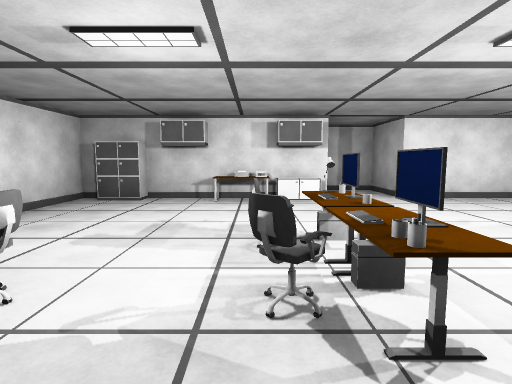
View 1 (above)

16 first-person views from a walk through a 3-D level made in the Unity game engine. The camera is 1.4 m above the floor, tilts 6° down and sees 80° across. The floor is counted in squares, 2 m on a side. Each view is taken from the middle of a square. On the plan, view 1 faces up. The plan holds only what a view shows up to about 10 squares ahead; the rest is blank. The place goes on beyond the plan.

View 2
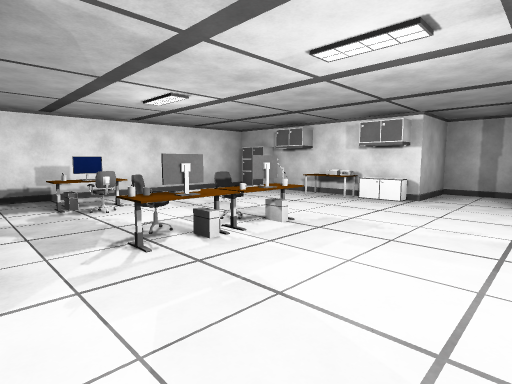

View 3
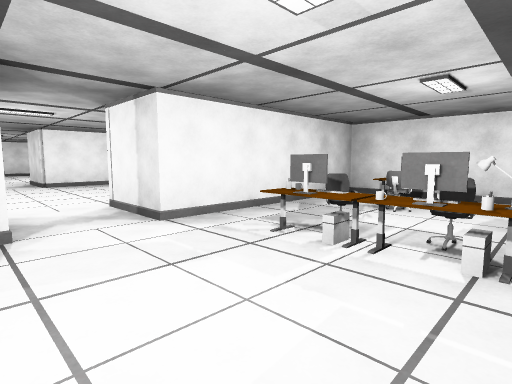

View 4
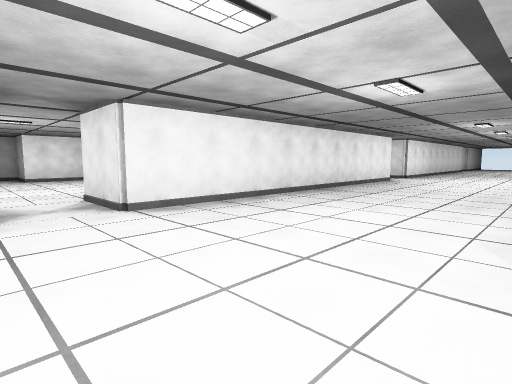

View 5
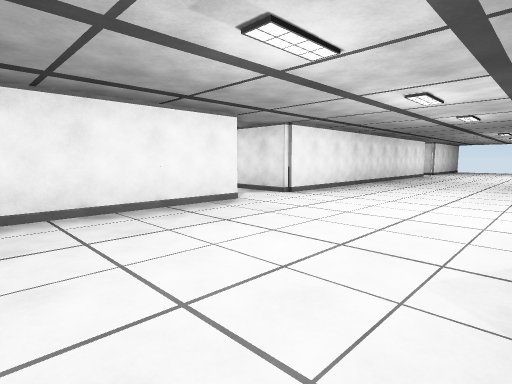

View 6
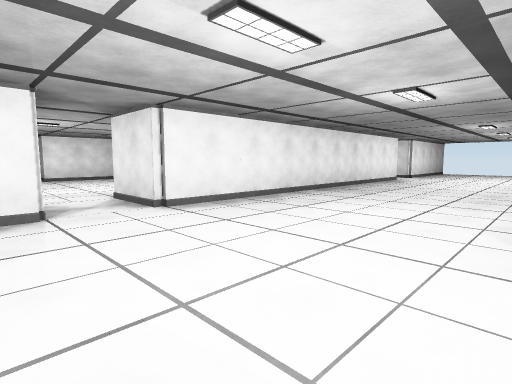

View 7
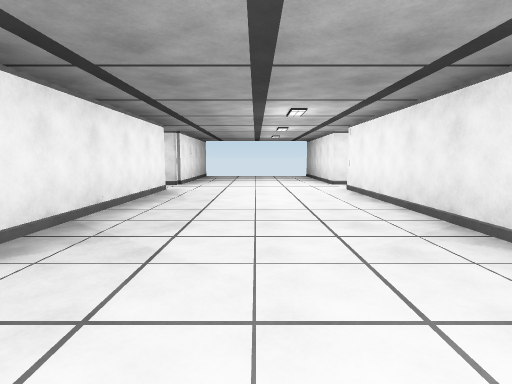

View 8
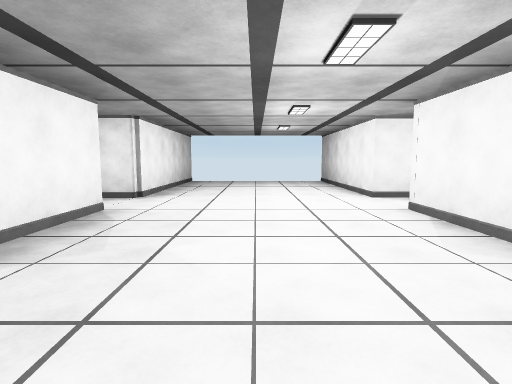

View 9
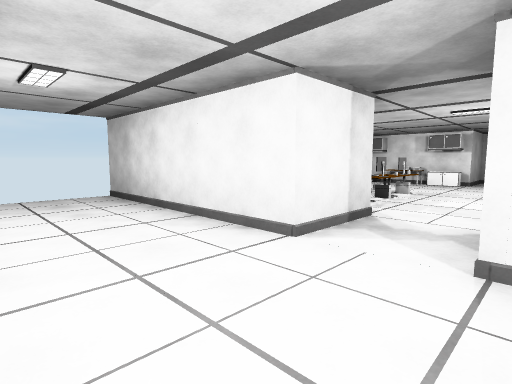

View 10
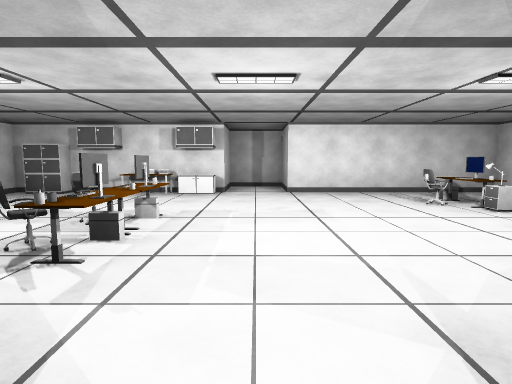

View 11
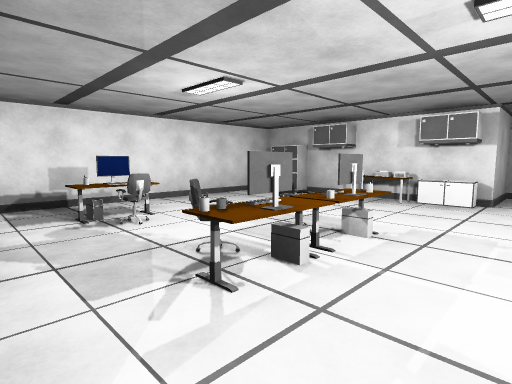

View 12
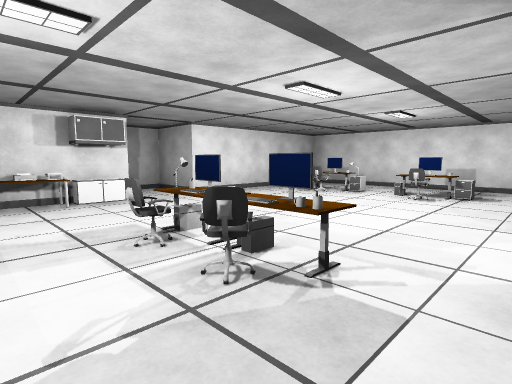

View 13
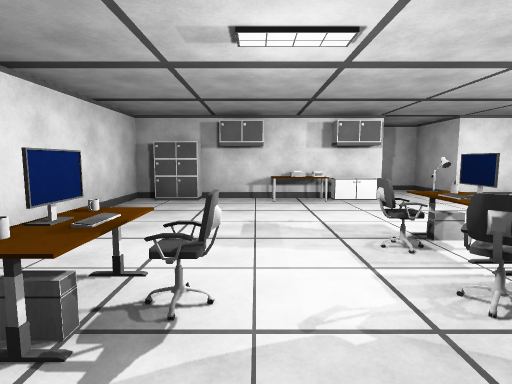

View 14
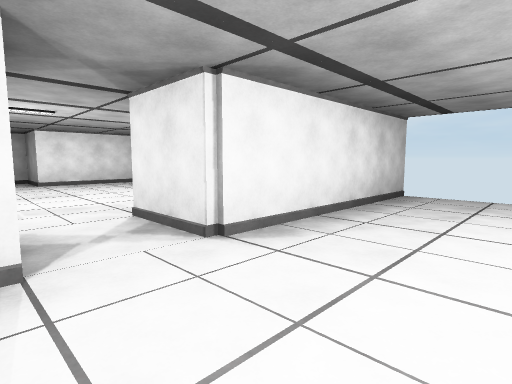

View 15
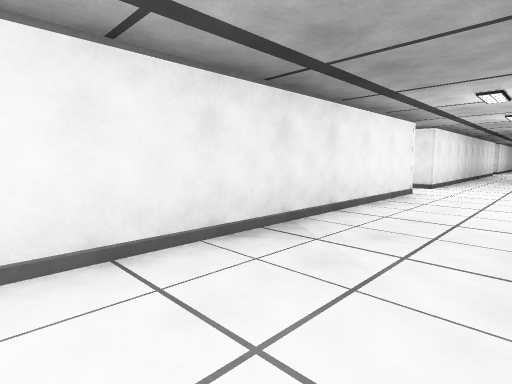

View 16
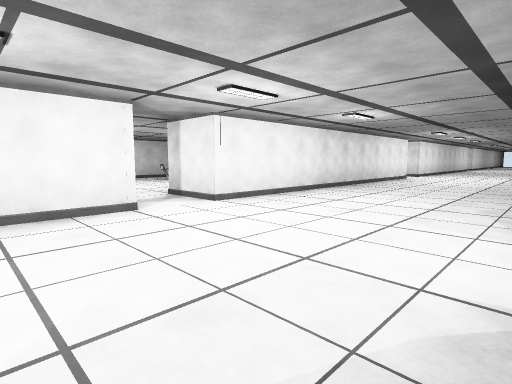

### Floor plan
Points are (right, up) in squares from view 1. A wall is a line through its corners. A room is listed if a view was taken in it or the views show most of it. See-through windows are left out.
Room 1 (views 1, 2, 3)
walls: (2.7, 5.7) (2.7, 7.1) (1.3, 7.1) (1.3, 5.6) (-3.2, 5.6) (-3.2, -0.3) (1.3, -0.3)
ways out: opening at (2.5, -1) to room 2
objects: monitor (-2, 0); other object (-2, 1); cabinet (-2, 5); chair (-1, 0); other object (-1, 1); other object (-1, 5); chair (0, 1); chair (0, 2); other object (0, 4); cabinet (0, 5); monitor (1, 0); mug (1, 1); monitor (1, 2); other object (1, 3); other object (1, 5); other object (2, 1); other object (2, 2)
Room 2 (views 4, 5, 6, 7, 8, 9, 10, 14, 15, 16)
walls: (-9.1, -1.8) (-18.4, -1.8); (-7.8, -6.2) (1.3, -6.2) (1.3, -7.9); (-18.4, -6.2) (-9.1, -6.2) (-9.1, -7.9); (-0.9, -1.8) (-7.8, -1.8) (-7.8, -0.2); (-19.7, -0.3) (-19.7, -1.8) (-24.2, -1.8); (1.3, -0.3) (1.3, -1.9); (-24.3, -6.2) (-19.7, -6.2) (-19.7, -7.9)
ways out: opening at (2.5, -1) to room 1; opening at (-19, -1) to room 3; opening at (-19, -7); opening at (-8.5, -7); opening at (-8.5, -1); opening at (2.5, -7)
Room 3 (views 11, 12, 13)
walls: (-13.8, 0.6) (-13.8, 5.6) (-18.3, 5.6) (-18.3, 7.1) (-19.7, 7.1) (-19.7, 5.6) (-24.2, 5.6) (-24.2, 0.4)
ways out: opening at (-19, -1) to room 2
objects: other object (-24, 1); monitor (-23, 0); keyboard (-23, 1); other object (-23, 2); cabinet (-23, 5); chair (-22, 1); other object (-22, 5); chair (-21, 1); chair (-21, 2); other object (-21, 4); cabinet (-21, 5); monitor (-20, 0); other object (-20, 1); monitor (-20, 2); other object (-20, 3); other object (-20, 5); other object (-19, 1); other object (-19, 2); chair (-17, 2); cabinet (-17, 3); cabinet (-16, 1); other object (-16, 2); other object (-16, 3); other object (-16, 4); chair (-16, 5)

Where each view was taken, in squares from view 1:
view 1: 0 up, 0 right, facing up
view 2: 0 up, 3 right, facing up-left
view 3: 3 up, 3 right, facing down-left
view 4: 2 down, 3 right, facing down-left
view 5: 2 down, 4 left, facing down-left
view 6: 2 down, 7 left, facing down-left
view 7: 4 down, 11 left, facing left
view 8: 4 down, 14 left, facing left
view 9: 4 down, 18 left, facing up-left
view 10: 1 down, 19 left, facing up
view 11: 0 up, 19 left, facing up-left
view 12: 0 up, 22 left, facing up-right
view 13: 0 up, 22 left, facing up
view 14: 4 down, 18 left, facing down-left
view 15: 4 down, 16 left, facing up-right
view 16: 6 down, 11 left, facing up-right
